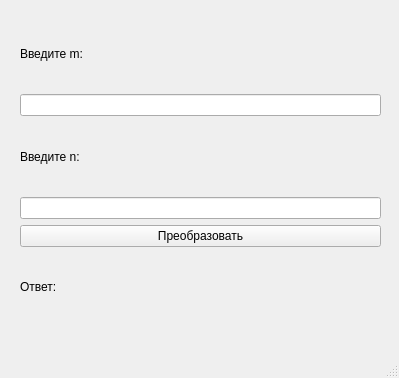
<?xml version="1.0" encoding="UTF-8"?>
<ui version="4.0">
 <class>MainWindow</class>
 <widget class="QMainWindow" name="MainWindow">
  <property name="geometry">
   <rect>
    <x>0</x>
    <y>0</y>
    <width>399</width>
    <height>378</height>
   </rect>
  </property>
  <property name="windowTitle">
   <string>MainWindow</string>
  </property>
  <widget class="QWidget" name="centralwidget">
   <widget class="QWidget" name="gridLayoutWidget">
    <property name="geometry">
     <rect>
      <x>20</x>
      <y>20</y>
      <width>361</width>
      <height>301</height>
     </rect>
    </property>
    <layout class="QVBoxLayout" name="layout">
     <item>
      <widget class="QLabel" name="label">
       <property name="text">
        <string>Введите m:</string>
       </property>
      </widget>
     </item>
     <item>
      <widget class="QLineEdit" name="input2LineEdit"/>
     </item>
     <item>
      <widget class="QLabel" name="label_2">
       <property name="text">
        <string>Введите n:</string>
       </property>
      </widget>
     </item>
     <item>
      <widget class="QLineEdit" name="input1LineEdit"/>
     </item>
     <item>
      <widget class="QPushButton" name="pushButton">
       <property name="text">
        <string>Преобразовать</string>
       </property>
      </widget>
     </item>
     <item>
      <widget class="QLabel" name="resultLabel">
       <property name="text">
        <string>Ответ:</string>
       </property>
      </widget>
     </item>
    </layout>
   </widget>
  </widget>
  <widget class="QMenuBar" name="menubar">
   <property name="geometry">
    <rect>
     <x>0</x>
     <y>0</y>
     <width>399</width>
     <height>22</height>
    </rect>
   </property>
  </widget>
  <widget class="QStatusBar" name="statusbar"/>
 </widget>
 <resources/>
 <connections/>
</ui>
